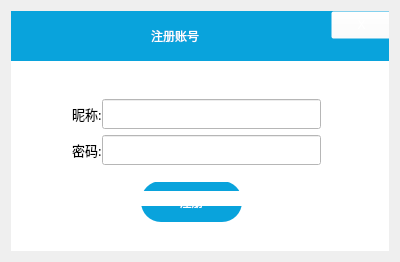
<?xml version="1.0" encoding="UTF-8"?>
<ui version="4.0">
 <class>AddFrom</class>
 <widget class="QWidget" name="AddFrom">
  <property name="geometry">
   <rect>
    <x>0</x>
    <y>0</y>
    <width>400</width>
    <height>262</height>
   </rect>
  </property>
  <property name="windowTitle">
   <string>Form</string>
  </property>
  <layout class="QGridLayout" name="gridLayout">
   <item row="0" column="0">
    <widget class="QWidget" name="widget_bg" native="true">
     <widget class="QWidget" name="widget" native="true">
      <property name="geometry">
       <rect>
        <x>0</x>
        <y>0</y>
        <width>378</width>
        <height>51</height>
       </rect>
      </property>
      <property name="styleSheet">
       <string notr="true">background-color: #09A3DC;</string>
      </property>
      <widget class="QPushButton" name="pushButton_close">
       <property name="geometry">
        <rect>
         <x>320</x>
         <y>0</y>
         <width>61</width>
         <height>28</height>
        </rect>
       </property>
       <property name="styleSheet">
        <string notr="true">background-color: rgba(255, 255, 255, 0);
color: rgb(255, 255, 255);
font: 87 9pt &quot;Segoe UI Black&quot;;</string>
       </property>
       <property name="text">
        <string>X</string>
       </property>
      </widget>
      <widget class="QLabel" name="label">
       <property name="geometry">
        <rect>
         <x>140</x>
         <y>4</y>
         <width>81</width>
         <height>41</height>
        </rect>
       </property>
       <property name="styleSheet">
        <string notr="true">color: rgb(255, 255, 255);
font: 12pt &quot;黑体&quot;;</string>
       </property>
       <property name="text">
        <string>注册账号</string>
       </property>
      </widget>
     </widget>
     <widget class="QWidget" name="widget_mb" native="true">
      <property name="geometry">
       <rect>
        <x>0</x>
        <y>50</y>
        <width>378</width>
        <height>191</height>
       </rect>
      </property>
      <property name="styleSheet">
       <string notr="true">background-color: rgb(255, 255, 255);</string>
      </property>
      <widget class="QPushButton" name="pushButton_reg">
       <property name="geometry">
        <rect>
         <x>130</x>
         <y>120</y>
         <width>101</width>
         <height>41</height>
        </rect>
       </property>
       <property name="styleSheet">
        <string notr="true">background-color: #09A3DC;
color: rgb(255, 255, 255);
font: 12pt &quot;黑体&quot;;
border-radius: 20px;</string>
       </property>
       <property name="text">
        <string>注册</string>
       </property>
      </widget>
      <widget class="QWidget" name="verticalLayoutWidget">
       <property name="geometry">
        <rect>
         <x>50</x>
         <y>0</y>
         <width>271</width>
         <height>121</height>
        </rect>
       </property>
       <layout class="QVBoxLayout" name="verticalLayout">
        <property name="spacing">
         <number>0</number>
        </property>
        <property name="leftMargin">
         <number>11</number>
        </property>
        <property name="topMargin">
         <number>11</number>
        </property>
        <property name="rightMargin">
         <number>11</number>
        </property>
        <property name="bottomMargin">
         <number>11</number>
        </property>
        <item>
         <widget class="QLabel" name="label_no">
          <property name="maximumSize">
           <size>
            <width>16777215</width>
            <height>15</height>
           </size>
          </property>
          <property name="styleSheet">
           <string notr="true">color: rgb(255, 0, 0);</string>
          </property>
          <property name="text">
           <string/>
          </property>
         </widget>
        </item>
        <item>
         <layout class="QHBoxLayout" name="horizontalLayout">
          <item>
           <widget class="QLabel" name="label_name">
            <property name="font">
             <font>
              <family>黑体</family>
              <pointsize>10</pointsize>
              <weight>50</weight>
              <italic>false</italic>
              <bold>false</bold>
             </font>
            </property>
            <property name="styleSheet">
             <string notr="true">font: 10pt &quot;黑体&quot;;</string>
            </property>
            <property name="text">
             <string>昵称:</string>
            </property>
           </widget>
          </item>
          <item>
           <widget class="QLineEdit" name="lineEdit_name">
            <property name="minimumSize">
             <size>
              <width>0</width>
              <height>30</height>
             </size>
            </property>
           </widget>
          </item>
         </layout>
        </item>
        <item>
         <layout class="QHBoxLayout" name="horizontalLayout_2">
          <item>
           <widget class="QLabel" name="label_key">
            <property name="font">
             <font>
              <family>黑体</family>
              <pointsize>10</pointsize>
              <weight>50</weight>
              <italic>false</italic>
              <bold>false</bold>
             </font>
            </property>
            <property name="styleSheet">
             <string notr="true">font: 10pt &quot;黑体&quot;;</string>
            </property>
            <property name="text">
             <string>密码:</string>
            </property>
           </widget>
          </item>
          <item>
           <widget class="QLineEdit" name="lineEdit_key">
            <property name="minimumSize">
             <size>
              <width>0</width>
              <height>30</height>
             </size>
            </property>
            <property name="echoMode">
             <enum>QLineEdit::Password</enum>
            </property>
           </widget>
          </item>
         </layout>
        </item>
       </layout>
      </widget>
      <widget class="QLabel" name="label_s">
       <property name="geometry">
        <rect>
         <x>70</x>
         <y>130</y>
         <width>231</width>
         <height>15</height>
        </rect>
       </property>
       <property name="maximumSize">
        <size>
         <width>16777215</width>
         <height>15</height>
        </size>
       </property>
       <property name="text">
        <string/>
       </property>
      </widget>
     </widget>
    </widget>
   </item>
  </layout>
 </widget>
 <resources/>
 <connections>
  <connection>
   <sender>pushButton_close</sender>
   <signal>clicked()</signal>
   <receiver>AddFrom</receiver>
   <slot>close()</slot>
   <hints>
    <hint type="sourcelabel">
     <x>362</x>
     <y>27</y>
    </hint>
    <hint type="destinationlabel">
     <x>469</x>
     <y>25</y>
    </hint>
   </hints>
  </connection>
 </connections>
</ui>
